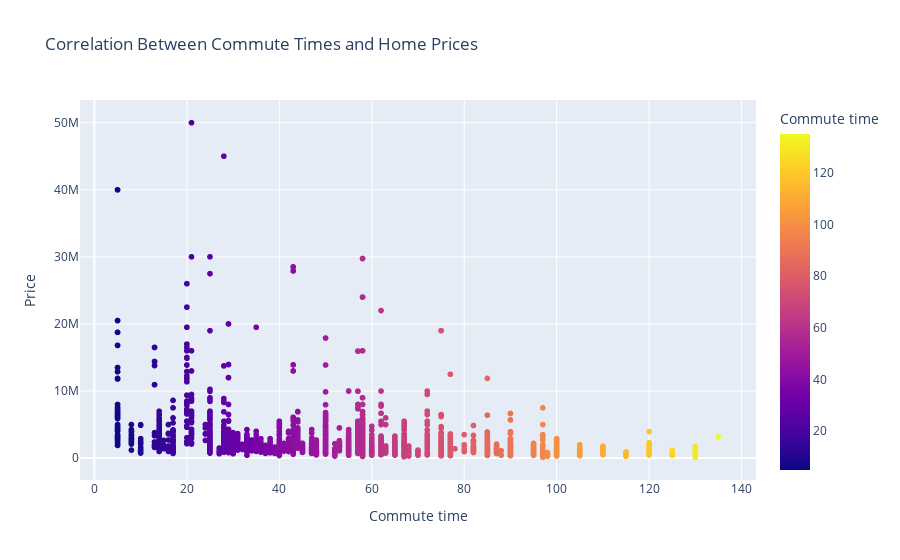

This figure's notebook cell:
### Markdown cell above
**Is there a correlation between general commute time and home prices?**

### Code cell
configure_plotly_browser_state()
px.scatter(df, x="Commute time", y="Price", color="Commute time", title="Correlation Between Commute Times and Home Prices")

### Figure 1 — Plotly figure (JSON) as saved in the notebook; plotly's stock layout.template omitted (floating-point values rounded to 4 significant figures; data arrays with more than 128 entries replaced by an {"elided": "..."} marker saying what was removed)
{"data": [{"hovertemplate": "Commute time=%{marker.color}<br>Price=%{y}<extra></extra>", "legendgroup": "", "marker": {"color": {"elided": "7145 int values"}, "coloraxis": "coloraxis", "symbol": "circle"}, "mode": "markers", "name": "", "showlegend": false, "x": {"elided": "7145 int values"}, "xaxis": "x", "y": {"elided": "7145 int values"}, "yaxis": "y", "type": "scattergl"}], "layout": {"xaxis": {"anchor": "y", "domain": [0, 1], "title": {"text": "Commute time"}}, "yaxis": {"anchor": "x", "domain": [0, 1], "title": {"text": "Price"}}, "coloraxis": {"colorbar": {"title": {"text": "Commute time"}}, "colorscale": [[0, "#0d0887"], [0.1111, "#46039f"], [0.2222, "#7201a8"], [0.3333, "#9c179e"], [0.4444, "#bd3786"], [0.5556, "#d8576b"], [0.6667, "#ed7953"], [0.7778, "#fb9f3a"], [0.8889, "#fdca26"], [1, "#f0f921"]]}, "legend": {"tracegroupgap": 0}, "title": {"text": "Correlation Between Commute Times and Home Prices"}}}
